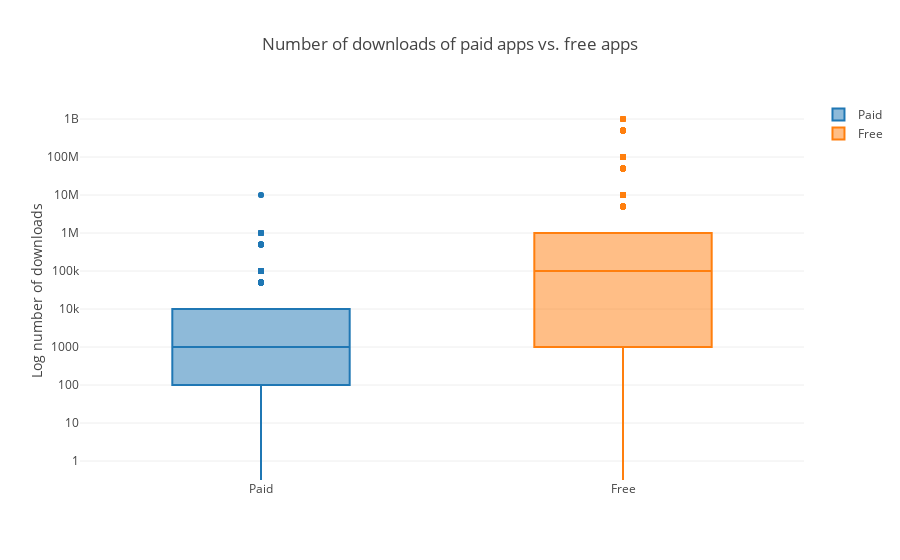

Notebook cell for this chart:
### Markdown cell above
## 9. Popularity of paid apps vs free apps
<p>For apps in the Play Store today, there are five types of pricing strategies: free, freemium, paid, paymium, and subscription. Let's focus on free and paid apps only. Some characteristics of free apps are:</p>
<ul>
<li>Free to download.</li>
<li>Main source of income often comes from advertisements.</li>
<li>Often created by companies that have other products and the app serves as an extension of those products.</li>
<li>Can serve as a tool for customer retention, communication, and customer service.</li>
</ul>
<p>Some characteristics of paid apps are:</p>
<ul>
<li>Users are asked to pay once for the app to download and use it.</li>
<li>The user can't really get a feel for the app before buying it.</li>
</ul>
<p>Are paid apps installed as much as free apps? It turns out that paid apps have a relatively lower number of installs than free apps, though the difference is not as stark as I would have expected!</p>

### Code cell
trace0 = go.Box(
    # Data for paid apps
    y = apps[apps['Type'] == 'Paid']['Installs'],
    name = 'Paid'
)

trace1 = go.Box(
    # Data for free apps
    y = apps[apps['Type'] == 'Free']['Installs'],
    name = 'Free'
)

layout = go.Layout(
    title = "Number of downloads of paid apps vs. free apps",
    yaxis = dict(title = "Log number of downloads",
                type = 'log',
                autorange = True)
)

# Add trace0 and trace1 to a list for plotting
data = [trace0, trace1]
plotly.offline.iplot({'data': data, 'layout': layout})

### Figure 1 — Plotly figure (JSON) as saved in the notebook; plotly's stock layout.template omitted (floating-point values rounded to 4 significant figures; data arrays with more than 128 entries replaced by an {"elided": "..."} marker saying what was removed)
{"data": [{"name": "Paid", "y": {"elided": "756 int values"}, "type": "box", "uid": "386cccc3-bb61-4557-8250-1486bb444243"}, {"name": "Free", "y": {"elided": "8903 int values"}, "type": "box", "uid": "e7e4b6b7-a512-4ade-9cc9-1cad9e198865"}], "layout": {"title": "Number of downloads of paid apps vs. free apps", "yaxis": {"autorange": true, "title": "Log number of downloads", "type": "log"}}}
